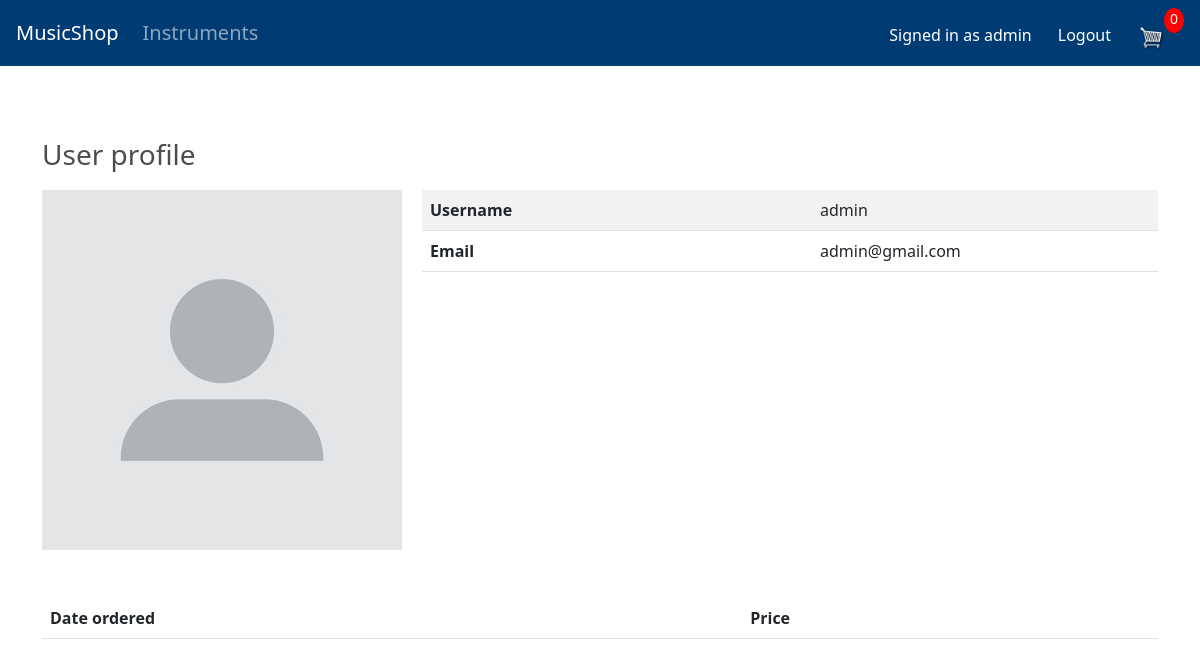
The app's page /profile/ (signed in), older data.
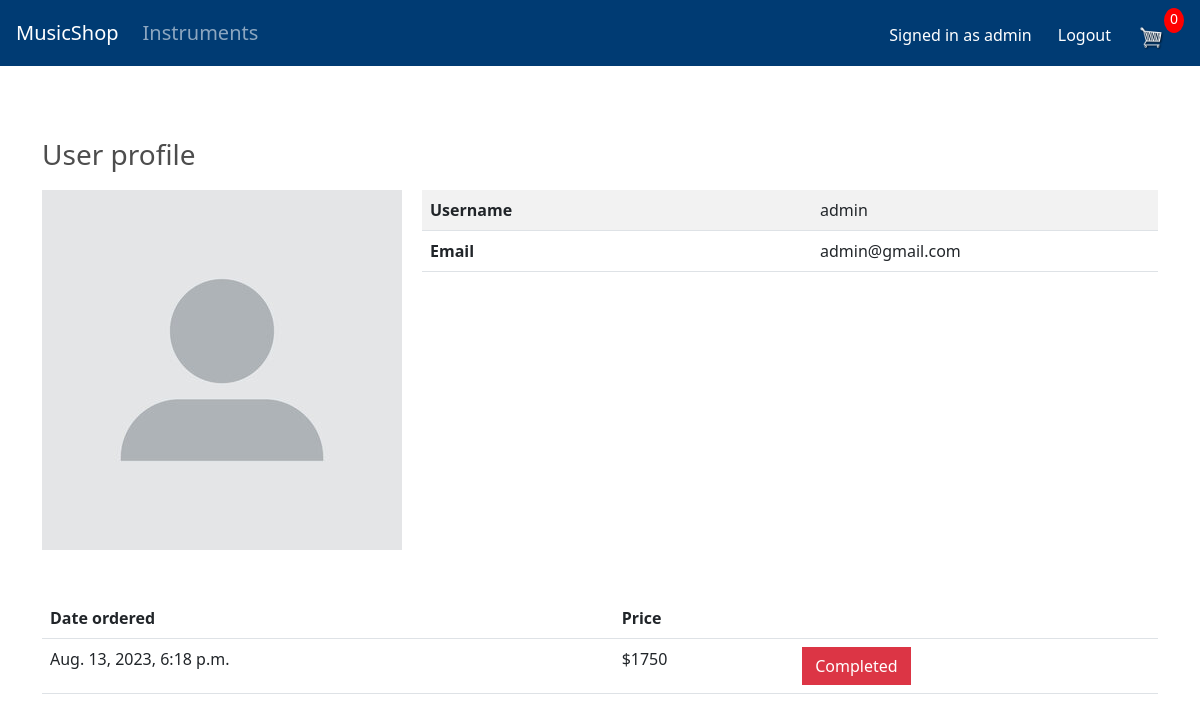
The same page, newer data.
### store/models.py (models this page shows, shortened)
class Order(models.Model):
    customer = models.ForeignKey(Customer, on_delete=models.CASCADE)
    date_ordered = models.DateTimeField(auto_now_add=True)
    complete = models.BooleanField(default=False, null=True, blank=False)
    class Meta:
        db_table = "order"
    @property
    def get_order_total(self):
        orderitems = self.orderitem_set.all()
        total = sum([item.get_total for item in orderitems])
        return total

class OrderItem(models.Model):
    instrument = models.ForeignKey(MusicalInstrument, on_delete=models.CASCADE)
    order = models.ForeignKey(Order, on_delete=models.CASCADE)
    quantity = models.IntegerField(default=0)
    date_added = models.DateTimeField(auto_now_add=True)
    class Meta:
        db_table = "order_item"
    @property
    def get_total(self):
        total = self.instrument.instrument_price * self.quantity
        return total

class MusicalInstrument(models.Model):
    instrument_name = models.CharField(max_length=100, null=True, unique=True)
    instrument_desc = models.TextField(max_length=300, null=True, blank=True)
    instrument_price = models.IntegerField()
    instrument_image = models.ImageField(upload_to='instruments/')
    manufacturer = models.ForeignKey(Manufacturer, on_delete=models.CASCADE)
    category = models.ForeignKey(Category, on_delete=models.CASCADE)
    available = models.BooleanField(default=True)
    class Meta:
        db_table = "musical_instrument"

### store/views.py (the view)
# urls.py: path('profile/', views.userProfile, name='profile'),
@login_required(login_url='login')
def userProfile(request):
    num_cartitems = 0
    if request.user.is_authenticated:
        customer = request.user.customer
        orders = customer.order_set.all()
        cart, created = ShoppingCart.objects.get_or_create(customer=customer)
        num_cartitems = cart.get_cart_items
    context = {'orders': orders, 'num_cartitems': num_cartitems, 'cart': cart}
    return render(request, 'userProfile.html', context)

### store/models.py (called while the page is built)
    @property
    def get_cart_items(self):
        cartitems = self.cartitem_set.all()
        total = sum([item.quantity for item in cartitems])
        return total

### store/templates/userProfile.html
{% extends 'base.html' %}
{% load static %}
{% block content %}
<div class="row mb-5">
    <h3 class="box-title mt-5">User profile</h3>
    <div class="col-lg-4 col-md-4 col-sm-4">
        <img src="../static/images/profile.jpg">
    </div>
    <div class="col-lg-8 col-md-8 col-sm-8">
        <div class="table-responsive">
            <table class="table table-striped table-product">
                <tbody>
                <tr>
                    <td width="390"><b>Username</b></td>
                    <td>{{user.username}}</td>
                </tr>
                <tr>
                    <td><b>Email</b></td>
                    <td>{{user.customer.email}}</td>
                </tr>
                </tbody>
            </table>
        </div>
    </div>
</div>
<table class="table mt-5">
    <thead class="thead-dark">
        <tr>
            <th scope="col">Date ordered</th>
            <th scope="col">Price</th>
            <th scope="col"></th>
        </tr>
    </thead>
    <tbody>
        {% for order in orders %}
        <tr>
            <td>{{order.date_ordered}}</td>
            <td>${{order.get_order_total}}</td>
            <td>
                {% if order.complete == True %}
                <a style="cursor: auto" class="btn btn-danger">Completed</a>
                {% else %}
                <a class="btn btn-success" href="{% url 'checkout' %}">Continue</a>
                {% endif %}
            </td>
        </tr>
        {% endfor %}
    </tbody>
</table>
{% endblock content %}

Row changes from the older to the newer data that the page shows:
added Order: date_ordered "Aug. 13, 2023, 6:18 p.m.", get_order_total "1750", complete "Completed"
